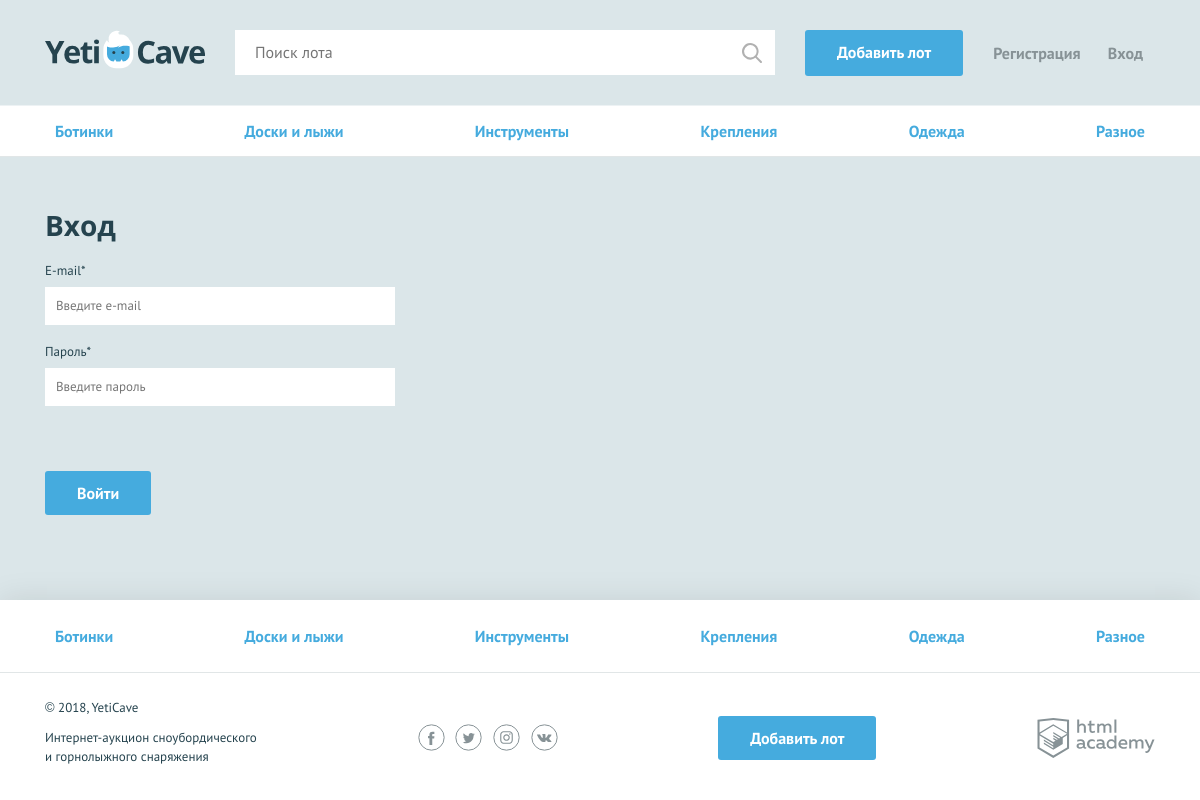
/enter.php, run on the app's committed database.
### tables this page shows
CREATE TABLE categories (
  id  INT AUTO_INCREMENT PRIMARY KEY,
  category_name CHAR(255)
);

### functions.php (called while the page is built, shortened)
<?php
function include_template($name, $data) {
    $name = 'templates/' . $name;
    extract($data);
    require_once $name;
    $result = ob_get_clean();
    return $result;
}
function get_data($connect, $query) {
    $result = mysqli_query($connect, $query);
    $data = mysqli_fetch_all($result, MYSQLI_ASSOC);
    return $data;
}

### templates/enter.php (the view, shortened to what this page needs)
<main>
    <nav class="nav">
        <ul class="nav__list container">
            <?php foreach ($categories as $category): ?>
            <li class="nav__item">
                <a href="all-lots.html"><?php echo $category['category_name']; ?></a>
            </li>
            <?php endforeach; ?>
        </ul>
    </nav>
    <form class="form container <?php if (count($errors)){ echo 'form--invalid';}; ?>" action="enter.php" method="post">
        <h2>Вход</h2>
        <div class="form__item <?php if(isset($errors['email']) || isset($errors['wrong_email'])){ echo 'form__item--invalid';}; ?>">
            <label for="email">E-mail*</label>
            <input id="email" type="text" name="email" placeholder="Введите e-mail" value="<?php if(isset($values['email'])){ echo $values['email'];}; ?>">
        </div>
        <div class="form__item form__item--last <?php if(isset($errors['password']) || isset($errors['wrong_password'])){ echo 'form__item--invalid';}; ?>">
            <label for="password">Пароль*</label>
            <input id="password" type="password" name="password" placeholder="Введите пароль">
        </div>
        <button type="submit" class="button">Войти</button>
    </form>
</main>

### templates/layout.php (shortened to what this page needs)
<!DOCTYPE html>
<html lang="ru">
    <head>
        <link href="css/normalize.min.css" rel="stylesheet">
        <link href="css/style.css" rel="stylesheet">
    </head>
    <body>
        <div class="page-wrapper">
            <header class="main-header">
                <div class="main-header__container container">
                    <a class="main-header__logo" href="/">
                        <img src="img/logo.svg" width="160" height="39" alt="Логотип компании YetiCave">
                    </a>
                    <form class="main-header__search" method="get" action="https://echo.htmlacademy.ru">
                        <input type="search" name="search" placeholder="Поиск лота">
                        <input class="main-header__search-btn" type="submit" name="find" value="Найти">
                    </form>
                    <a class="main-header__add-lot button" href="add.php">Добавить лот</a>
                    <nav class="user-menu">
                        <?php if (isset($_SESSION['user'])): ?>
                        <div class="user-menu__image">
                            <img src="<?php echo $user_avatar; ?>" width="40" height="40" alt="Пользователь">
                        </div>
                        <div class="user-menu__logged">
                            <p><?php echo $user_name; ?></p>
                            <a href="logout.php">Выйти</a>
                        </div>
                        <?php else: ?>
                        <ul class="user-menu__list">
                            <li class="user-menu__item">
                                <a href="registration.php">Регистрация</a>
                            </li>
                            <li class="user-menu__item">
                                <a href="enter.php">Вход</a>
                            </li>
                        </ul>
                        <?php endif; ?>
                    </nav>
                </div>
            </header>
            <?php echo $page_content; ?>
        </div>
        <footer class="main-footer">
            <nav class="nav">
                <ul class="nav__list container">
                    <?php foreach ($categories as $category): ?>
                    <li class="nav__item">
                        <a href="pages/all-lots.html"><?php echo $category['category_name']; ?></a>
                    </li>
                    <?php endforeach; ?>
                </ul>
            </nav>
            <div class="main-footer__bottom container">
                <div class="main-footer__copyright">
                    <p>© 2018, YetiCave</p>
                    <p>Интернет-аукцион сноубордического и горнолыжного снаряжения</p>
                </div>
                <div class="main-footer__social social">
                    <a class="social__link social__link--facebook" href="#">
                    </a>
                    <a class="social__link social__link--twitter" href="#">
                    </a>
                    <a class="social__link social__link--instagram" href="#">
                    </a>
                    <a class="social__link social__link--vkontakte" href="#">
                    </a>
                </div>
                <a class="main-footer__add-lot button" href="add.php">Добавить лот</a>
                <div class="main-footer__developed-by">
                    <a class="logo-academy" href="https://htmlacademy.ru/intensive/php">
                    </a>
                </div>
            </div>
        </footer>
    </body>
</html>

### css/style.css (style rules this page uses)
html, body { height: 100%; }
.page-wrapper { display: flex; flex-direction: column; min-height: 100%; margin-bottom: -202px; }
.page-wrapper::after { content: ""; display: block; }
.page-wrapper::after { height: 85px; }
main { margin-bottom: 202px; }
body { min-width: 1140px; background-color: #dbe6e9; font-family: "PT Sans", sans-serif; font-weight: 400; font-size: 16px; line-height: 26px; color: #25434e; }
a { text-decoration: none; }
h2 { margin: 0; font-family: "Open Sans", sans-serif; font-size: 28px; line-height: 35px; font-weight: 700; }
.container { width: 1110px; margin: 0 auto; padding: 0 15px; }
.button { display: block; padding: 9px 32px; background-color: #45abde; color: #ffffff; text-align: center; font-weight: 700; border: none; border-radius: 3px; }
.main-header { padding: 30px 0 29px; border-bottom: 1px solid rgba(255, 255, 255, 0.5); }
.main-header__container { display: -webkit-flex; display: -ms-flexbox; display: flex; -webkit-justify-content: flex-start; -ms-flex-pack: start; justify-content: flex-start; }
.main-header__logo { display: block; margin-right: 30px; }
.main-header__search { position: relative; width: 540px; margin-right: 30px; }
.main-header__search input[type="search"] { width: 100%; padding: 8px 19px 9px 19px; border: 1px solid #ffffff; }
.main-header__search-btn { content: ""; position: absolute; top: 3px; right: 3px; width: 20px; height: 20px; padding: 20px; background: url("../img/search.svg") center no-repeat; opacity: 0.3; border: 0; font-size: 0; }
.main-header__add-lot { max-width: 160px; margin-right: 30px; }
.user-menu__list { display: -webkit-flex; display: -ms-flexbox; display: flex; -webkit-justify-content: space-between; -ms-flex-pack: justify; justify-content: space-between; -webkit-flex-wrap: wrap; -ms-flex-wrap: wrap; flex-wrap: wrap; width: 150px; margin: 0; margin-top: 10px; padding: 0; list-style: none; }
.user-menu__item a { color: #879296; font-weight: 700; }
.user-menu { display: -webkit-flex; display: -ms-flexbox; display: flex; }
.main-footer { background-color: #ffffff; box-shadow: 0 0 30px 0 rgba(0, 0, 0, 0.1); }
.main-footer__bottom { display: -webkit-flex; display: -ms-flexbox; display: flex; -webkit-justify-content: space-between; -ms-flex-pack: justify; justify-content: space-between; -webkit-align-items: center; -ms-flex-align: center; align-items: center; padding: 25px 0; }
.main-footer__copyright { max-width: 212px; }
.main-footer__copyright p { margin: 0; margin-bottom: 11px; font-size: 13px; line-height: 19px; }
.main-footer__social { width: 140px; }
.social { display: -webkit-flex; display: -ms-flexbox; display: flex; -webkit-justify-content: space-between; -ms-flex-pack: justify; justify-content: space-between; -webkit-flex-wrap: wrap; -ms-flex-wrap: wrap; flex-wrap: wrap; }
.social__link { width: 27px; height: 27px; }
.logo-academy { display: block; width: 118px; height: 40px; }
.nav { background-color: #ffffff; border-bottom: 1px solid #e1e6e7; }
.nav__list { display: -webkit-flex; display: -ms-flexbox; display: flex; -webkit-justify-content: space-between; -ms-flex-pack: justify; justify-content: space-between; -webkit-flex-wrap: wrap; -ms-flex-wrap: wrap; flex-wrap: wrap; list-style: none; }
.nav__item a { position: relative; display: block; padding: 12px 10px; font-weight: 700; color: #45abde; }
.nav__item a::before { content: ""; display: none; position: absolute; bottom: 0; width: calc(100% - 20px); height: 3px; background-color: #e2e5e6; }
.main-footer .nav__item a { padding: 23px 10px; }
.form { padding-top: 51px; }
.form h2 { padding-bottom: 15px; }
.form__item { width: 350px; margin: 0; margin-bottom: 14px; font-size: 13px; }
.form__item label { display: block; margin-bottom: 3px; }
.form__item input, .form__item textarea { display: block; width: 100%; padding: 5px 10px; border: 1px solid #ffffff; box-sizing: border-box; }
.form__item--last { margin-bottom: 65px; }
.form .button { display: inline-block; vertical-align: middle; margin-right: 20px; }

### data on the page
categories: category_name "Ботинки"
categories: category_name "Доски и лыжи"
categories: category_name "Инструменты"
categories: category_name "Крепления"
categories: category_name "Одежда"
categories: category_name "Разное"
